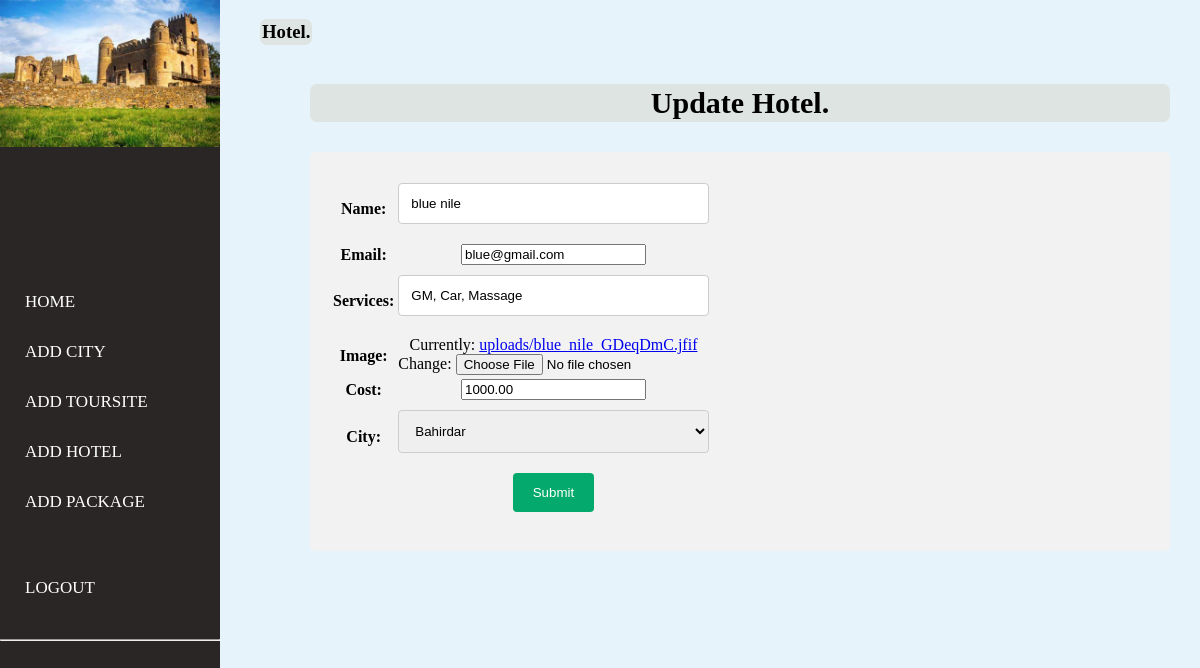
The page /dashboard/edit_hotel/1 on the database its author committed.
### tour/models.py (models this page shows, shortened)
class Hotel(models.Model):
    name=models.CharField(max_length=100)
    email=models.EmailField(max_length=100)
    services=models.CharField(max_length=1000)
    image=models.ImageField(upload_to ='uploads',null=True)
    cost=models.DecimalField(decimal_places=2,max_digits=7)
    created=models.DateTimeField(auto_now_add=True)
    city=models.ForeignKey(City,null=True, related_name='city',on_delete= models.SET_NULL,blank=True)

class City(models.Model):
    name=models.CharField(max_length=100)
    image=models.ImageField(upload_to ='uploads')
    created=models.DateTimeField(auto_now_add=True)
    def __str__(self):
        return self.name

### dashbord/views.py (the view)
# urls.py: path('edit_hotel/<hotel_id>', views.edit_hotel, name='edit_hotel'),
def edit_hotel(request,hotel_id):
    cri = Hotel.objects.get(id=hotel_id)
    forms = hotelForm(instance=cri)
    if request.method == 'POST':
        forms = hotelForm(request.POST, instance=cri)
        if forms.is_valid():
            forms.save()
            return redirect('hotel_list')
    context = {
        'form': forms
    }
    return render(request, 'hotel/edit_hotel.html', context)

### dashbord/forms.py
class hotelForm(forms.ModelForm):
    image=forms.ImageField()
    class Meta:
        model=Hotel
        exclude = ('created',)

### dashbord/templates/hotel/edit_hotel.html (shortened to what this page needs)
{% comment %} {% extends 'index.html' %} {% endcomment %} {% load static %} {% block content %}
{% include "../ex.html" %}
<div class="wrapper">
    <div class="section">
        <div class="box-area">
            <h3 style="float:left"> Hotel. </h3> <br><br>
            <section>
                <br>
                <center>
                    <h3 class="font">Update Hotel.</h3>
                </center>
                <div class="container">
                    <form method="post" action="#">
                        <table>
                            <tr>
                                {{ form.as_table }}
                            </tr>
                            <tr>
                                <td></td>
                                <td><input type="submit" value="Submit"></td>
                            </tr>
                        </table>
                    </form>
                </div>
            </section>
        </div>
    </div>
</div>
{% endblock %}

### dashbord/templates/hotel/edit_hotel.html (style rules this page uses)
body { font-family: Arial, Helvetica, sans-serif; }
* { box-sizing: border-box; }
input[type=text], select, textarea { width: 100%; padding: 12px; border: 1px solid #ccc; border-radius: 4px; box-sizing: border-box; margin-top: 6px; margin-bottom: 16px; resize: vertical; }
input[type=submit] { background-color: #04AA6D; color: white; padding: 12px 20px; border: none; border-radius: 4px; cursor: pointer; }
.container { border-radius: 5px; background-color: #f2f2f2; padding: 20px; }

### dashbord/templates/ex.html (style rules this page uses)
body { margin: 0; padding: 0; font-family: 'montserrat'; background: rgb(231, 243, 250); }
.wrapper { margin-left: 260px; }
.section { display: grid; min-height: 100vh; }
td, th { text-align: center; }
h3 { background-color: rgb(222, 228, 225); padding: 2px; border-radius: 7px; }
.font { font-size: 30px; }
.container { margin-top: 15px; }
section { margin-left: 50px; margin-right: 30px; display: relative; }

### rows shown on the page
Hotel: name "blue nile", email "blue@gmail.com", services "GM, Car, Massage", cost "1000.00", city "Bahirdar"
